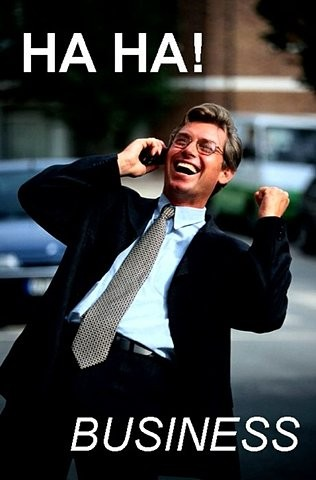
#> input picture experimental/hello.jpg, 316 x 480 px
$ python affine_transform.py
#> lines starting #> are read from the running program, lines starting #| are printed output that depends on the picture
import cv2
import numpy as np

img = cv2.imread('./hello.jpg')
#> img is the input picture: shape (480, 316, 3); mean B, G, R 58.3, 57.5, 55.8
rows, cols = img.shape[:2]
#> rows = 480; cols = 316

# We just need three points to get the affine transformation matrix
# Pick the origin (top left), upper right, and bottom left
src_points = np.float32([[0,0], [cols - 1, 0], [0, rows - 1]])
#> src_points = [[0, 0], [315, 0], [0, 479]]

# Map these to origin, 0.6 * width on top row, 0.4 * width on bottom row
dst_points = np.float32([[0,0], [int(0.6 * (cols - 1)), 0], [int(0.4 * (cols - 1)), rows - 1]])
#> dst_points = [[0, 0], [189, 0], [126, 479]]
affine_matrix = cv2.getAffineTransform(src_points, dst_points)
#> affine_matrix = [[0.6, 0.263, 0], [0, 1, 0]]
img_output = cv2.warpAffine(img, affine_matrix, (cols, rows))
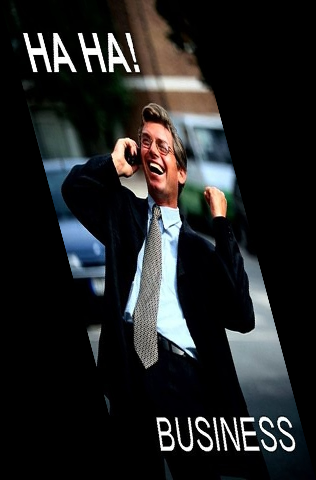
#> img_output: shape (480, 316, 3); mean B, G, R 35, 34.5, 33.5

cv2.imshow('input', img)
cv2.imshow('output', img_output)
cv2.waitKey()

$ run again, with experimental/digits_range.png saved as experimental/hello.jpg
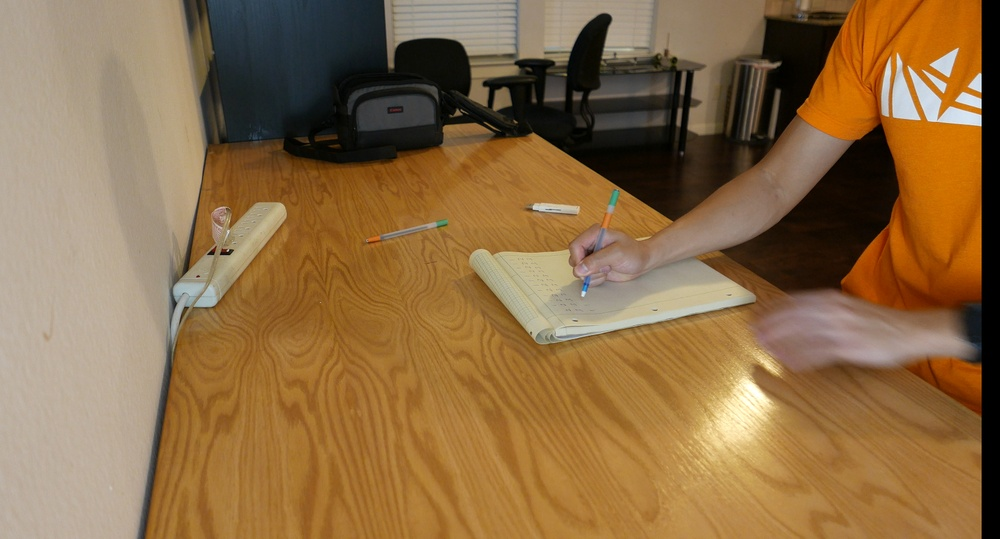
#> input picture experimental/digits_range.png, 1000 x 539 px, shrunk from 1741 x 938 before the run
#> img is the input picture: shape (539, 1000, 3); mean B, G, R 69, 107.9, 139.8
#> `img_output = cv2.warpAffine(img, affine_matrix, (cols, rows))`:
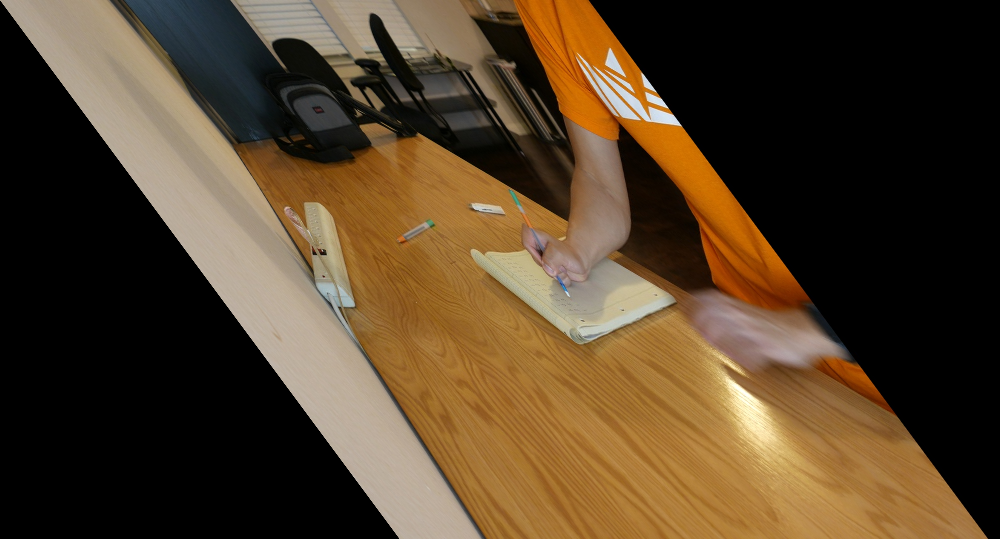
#> img_output: shape (539, 1000, 3); mean B, G, R 41.4, 64.7, 83.8
